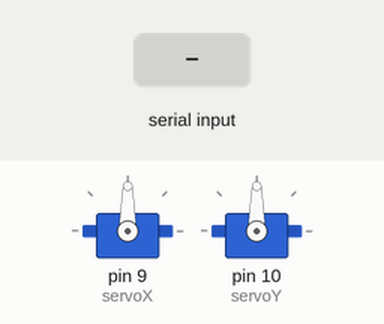
Bench run of a sketch on a simulated Arduino Uno, built with avr-gcc and run on an emulated ATmega328P. Shown: 2 × servo. The inputs (shaded band) are chosen by the test bench.

Above: at 1.2 s.
1.3 s: "w" received over Serial
At 2.5 s:
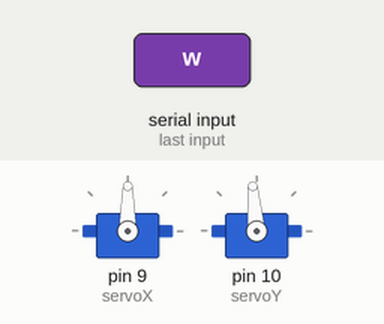
2.8 s: "w" received over Serial
At 3.6 s:
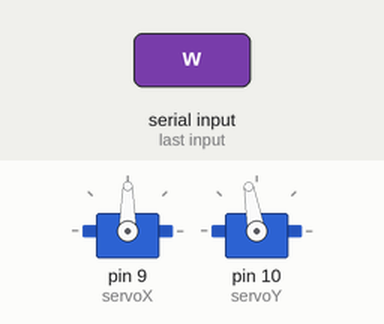
4.3 s: "s" received over Serial
At 4.8 s:
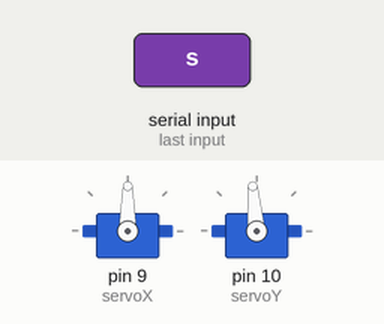
Timing chart, 0 to 7.3 s (numbered marks = the images above; inputs shaded):
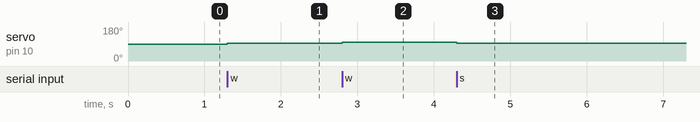

The sketch:

sketch_dec20b.ino
```cpp
#include <Servo.h>

Servo servoX, servoY;
int posX = 90, posY = 90;

void setup() {
  Serial.begin(9600);
  servoX.attach(9);
  servoY.attach(10);
  servoX.write(posX);
  servoY.write(posY);
}

void loop() {
  if (Serial.available()) {
    char command = Serial.read();
    switch (command) {
      case 'w': posY = constrain(posY + 5, 0, 180); break;
      case 's': posY = constrain(posY - 5, 0, 180); break;
      case 'a': posX = constrain(posX - 5, 0, 180); break;
      case 'd': posX = constrain(posX + 5, 0, 180); break;
    }
    servoX.write(posX);
    servoY.write(posY);
  }
}
```

Measured:
- after the input at 1.3 s, servo on pin 10 (servoY): 90° → 95° at once
- after the input at 2.8 s, servo on pin 10 (servoY): 95° → 100° at once
- after the input at 4.3 s, servo on pin 10 (servoY): 100° → 95° at once
